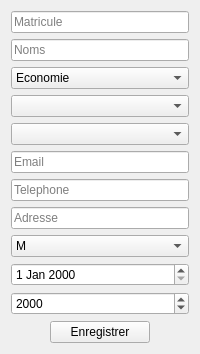
            <widget class="QWidget" name="page_ajouter">
             <layout class="QVBoxLayout" name="verticalLayout_5">
              <item>
               <widget class="QLineEdit" name="ln_ajouter_matricule">
                <property name="placeholderText">
                 <string>Matricule</string>
                </property>
               </widget>
              </item>
              <item>
               <widget class="QLineEdit" name="ln_ajouter_nom">
                <property name="placeholderText">
                 <string>Noms</string>
                </property>
               </widget>
              </item>
              <item>
               <widget class="QComboBox" name="cb_ajouter_faculte">
                <property name="currentText">
                 <string>Economie</string>
                </property>
                <property name="placeholderText">
                 <string/>
                </property>
                <property name="duplicatesEnabled">
                 <bool>false</bool>
                </property>
                <item>
                 <property name="text">
                  <string>Economie</string>
                 </property>
                </item>
                <item>
                 <property name="text">
                  <string>Droit</string>
                 </property>
                </item>
                <item>
                 <property name="text">
                  <string>Medecin</string>
                 </property>
                </item>
                <item>
                 <property name="text">
                  <string>Psychologie</string>
                 </property>
                </item>
                <item>
                 <property name="text">
                  <string>Theologie</string>
                 </property>
                </item>
                <item>
                 <property name="text">
                  <string>Sante publique</string>
                 </property>
                </item>
                <item>
                 <property name="text">
                  <string>Science de l'ingenieur</string>
                 </property>
                </item>
               </widget>
              </item>
              <item>
               <widget class="QComboBox" name="cb_ajouter_promotion">
                <property name="cursor">
                 <cursorShape>PointingHandCursor</cursorShape>
                </property>
                <property name="editable">
                 <bool>false</bool>
                </property>
                <property name="sizeAdjustPolicy">
                 <enum>QComboBox::AdjustToContentsOnFirstShow</enum>
                </property>
                <property name="placeholderText">
                 <string/>
                </property>
               </widget>
              </item>
              <item>
               <widget class="QComboBox" name="cb_ajouter_filiere">
                <property name="currentText">
                 <string/>
                </property>
                <property name="placeholderText">
                 <string/>
                </property>
                <property name="duplicatesEnabled">
                 <bool>false</bool>
                </property>
               </widget>
              </item>
              <item>
               <widget class="QLineEdit" name="ln_ajouter_email">
                <property name="placeholderText">
                 <string>Email</string>
                </property>
               </widget>
              </item>
              <item>
               <widget class="QLineEdit" name="ln_ajouter_telephone">
                <property name="placeholderText">
                 <string>Telephone</string>
                </property>
               </widget>
              </item>
              <item>
               <widget class="QLineEdit" name="ln_ajouter_adresse">
                <property name="placeholderText">
                 <string>Adresse</string>
                </property>
               </widget>
              </item>
              <item>
               <widget class="QComboBox" name="cb_ajouter_sexe">
                <property name="editable">
                 <bool>false</bool>
                </property>
                <property name="placeholderText">
                 <string/>
                </property>
                <item>
                 <property name="text">
                  <string>M</string>
                 </property>
                </item>
                <item>
                 <property name="text">
                  <string>F</string>
                 </property>
                </item>
               </widget>
              </item>
              <item>
               <widget class="QDateEdit" name="ajouter_date_de_naissance"/>
              </item>
              <item>
               <widget class="QDateEdit" name="ajouter_annee_inscruption">
                <property name="displayFormat">
                 <string>yyyy</string>
                </property>
               </widget>
              </item>
              <item alignment="Qt::AlignHCenter">
               <widget class="QPushButton" name="btn_enregistrer">
                <property name="minimumSize">
                 <size>
                  <width>100</width>
                  <height>0</height>
                 </size>
                </property>
                <property name="maximumSize">
                 <size>
                  <width>125</width>
                  <height>16777215</height>
                 </size>
                </property>
                <property name="cursor">
                 <cursorShape>PointingHandCursor</cursorShape>
                </property>
                <property name="text">
                 <string>Enregistrer</string>
                </property>
               </widget>
              </item>
             </layout>
            </widget>
